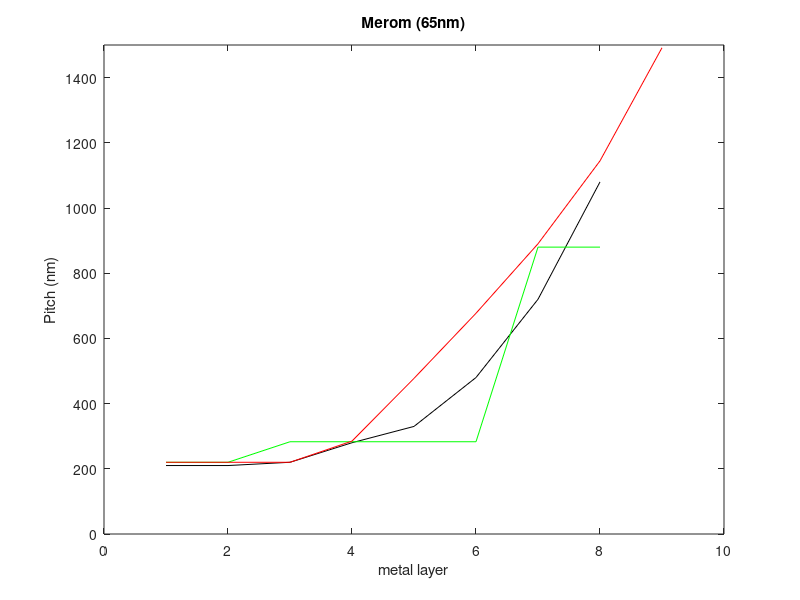

The MATLAB script that drew this image: (Note: this script raises an error after producing the figure.)
%% Merom
intel_merom_pitch = [ 210 210 220 280 330 480 720 1080 ];
intel_merom_thickness = [ 170 190 200 250 300 430 650 975];
intel_merom_ar = [ 1.6 1.8 1.8 1.8 1.8 1.8 1.8 1.8];

deepak_merom_pitch = [ 220 220 283 283 283 283 880 880 ];
my_merom_n2_pitch = [ 220 220 410.5 410.5 740.9 740.9 ];
my_merom_n1_pitch = [ 220 220 267.4 541.6 740.9 ];
my_merom_n1_e03 = [ 220.0000	220.0000	220.0000	273.9328	483.7781	740.9495 ];
my_merom_n1_dyneff = [ 220.0000	220.0000	220.0000	267.3597	524.3668	746.8653 ];

my_merom_tdwithrep = [ 220.0000  220.0000  220.0000  230.1247  377.1137 ];
my_merom_tdwlarep2 = [ 220.0000  220.0000  220.0000  220.0000  255.7531  471.6866];
my_merom_sbbest = [0.2200    0.2200    0.2200    0.2850    0.4774    0.6771    0.8903    1.1446    1.4916] * 1e3;

% figure(1)
% clf
% plot(intel_merom_pitch,'k')
% hold on
% plot(deepak_merom_pitch,'r')
% plot(my_merom_n2_pitch,'b')
% plot(my_merom_n1_pitch,'g')
% plot(my_merom_n1_e03,'color',[0.7 0.3 0.7])
% plot(my_merom_n1_dyneff,'color',[0.3 0.7 1])
% xlabel('metal layer')
% ylabel('Pitch (nm)')
% fixfigs(1,3,14,12)

figure(7)
clf
plot(intel_merom_pitch,'k')
hold on
plot(deepak_merom_pitch,'g')
plot(my_merom_sbbest,'r')
ylim([0 1500])
xlabel('metal layer')
ylabel('Pitch (nm)')
title('Merom (65nm)')
fixfigs(7,3,14,12)

%% Penryn (45nm)
intel_penryn_pitch = [160 160 160 250 280 360 560 810 30500];
my_penryn_pitch = [160.0000  160.0000  160.0000  160.0000  160.0000  160.0000  172.1319  326.4828];
my_penryn_sbbest = [160.0000  160.0000  160.0000  160.0000  215.4635  328.8653  446.2047  572.0492  724.5117  933.4803];

figure(8)
clf
plot(intel_penryn_pitch,'k')
hold on
plot(my_penryn_sbbest,'r')
ylim([0 1000])
xlabel('metal layer')
ylabel('Pitch (nm)')
title('Penryn (45nm)')
fixfigs(8,3,14,12)


%% Sandy bridge
intel_sb_pitch = [ 112.5	112.5	112.5	168.8	225	337.6	450.1	566.5	19400 ];
intel_sb_thickness = [ 95 95 95 151 204 303 388 504 8000 2.55e4 ];
intel_sb_ar = [ 1.7 1.7 1.7 1.8 1.8 1.8 1.7 1.8 1.5 ];
my_sb_n2_pitch = [ 112.5	112.5	199.3	199.3	420	420	718.2	718.2 ];
my_sb_n1_pitch = [ 112.5	112.5	131.4947	247.3285	374.1441	540.3985	718.2076 ];
my_sb_n1_e03 = [ 112.5000	112.5000	112.5000	155.0817	252.8671	357.0507	480.4285	712.0960	712.7645 ];
my_sb_n1_dyneff = [ 112.5000	112.5000	112.5000	148.2061	265.4723	394.7707	577.4500	718.2076 ];

my_sb_tdwithrep = [ 112.5000  112.5000  112.5000  119.2457  232.3208  314.6503  397.2216];
my_sb_tdwlarep2 = [ 112.5000  112.5000  112.5000  112.5000  121.0211  232.5093 ];
my_sb_tdwlarep2best = [112.5000  112.5000  112.5000  112.5000  208.8135  311.7498  421.1808  550.4639  735.2589];

% figure(2)
% clf
% plot(intel_sb_pitch,'k')
% hold on
% plot(my_sb_n2_pitch,'b')
% plot(my_sb_n1_pitch,'g')
% plot(my_sb_n1_e03,'color',[0.7 0.3 0.7])
% plot(my_sb_n1_dyneff,'color',[0.3 0.7 1])
% xlabel('metal layer')
% ylabel('Pitch (nm)')
% ylim([0 1.1*max(my_sb_n2_pitch)])
% fixfigs(2,3,14,12)

figure(9)
clf
plot(intel_sb_pitch,'k')
hold on
plot(my_sb_tdwithrep,'b')
plot(my_sb_tdwlarep2best,'r')
xlabel('metal layer')
ylabel('Pitch (nm)')
ylim([0 1.1*max(my_sb_n2_pitch)])
title('Sandy Bridge (32nm)')
fixfigs(9,3,14,12)

%% Intel Ivy bridge

intel_ib_pitch =[	90	80	80	112	160	240	320	360	14000 ];
my_ib_n1_dyneff_pitch = [	90	90	90	115.836	210.5411	322.5414	493.471	];
my_ib_tdwithrep_pitch1 = [ 90.0000   90.0000   90.0000   90.0000   93.0672  164.8177  218.1233  249.1480 ];
my_ib_tdwithrep_pitch2 = [ 90.0000   90.0000   90.0000  112.9949  183.4550  249.1480];
my_ib_tdwlari3 = [90.0000   90.0000   90.0000   90.0000  123.0972  188.4797  257.9700  339.7838  457.6400];
my_ib_sbbest = [0.0900 0.0900 0.0900 0.0900 0.1610 0.2402 0.3196 0.3991 0.4794 0.5611 0.6463 0.7386 0.8447 0.9918 1.2331 ] * 1e3;

figure(10)
clf
plot(intel_ib_pitch,'k')
hold on
plot(my_ib_tdwithrep_pitch2,'b')
%plot(my_ib_tdwlari3,'r')
plot(my_ib_sbbest,'r')
xlabel('metal layer')
ylabel('Pitch (nm)')
ylim([0 1.1*max(my_ib_n1_dyneff_pitch)])
title('Ivy Bridge (22nm)')
fixfigs(10,3,14,12)

%% Num metal layers

intel_nodes = [65 45 32 22];
intel_nodes = [1 2 3 4];
intel_num_metal_layers = [8 9 8 9];
my_num_metal_layers = [6 8 6 9];
my_num_metal_layers_sbbest = [9 10 9 15];

figure(11)
clf
plot(intel_nodes,intel_num_metal_layers,'k')
hold on
plot(intel_nodes,my_num_metal_layers,'r')
plot(intel_nodes,my_num_metal_layers_sbbest,'m')
xlabel('Process node (nm)')
ylabel('Number of metal layers')
set(gca,'xtick',[1 2 3 4])
set(gca,'xticklabel',['65'; '45'; '32'; '22'])
ylim([5 15])
fixfigs(11,3,14,12)


%% Power
intel_nodes = [1 2 3 4];
intel_tdp = [44 55 95 77];
my_core_power = [21.8 24.7 21.74 69.86];
intel_num_cores = [2 2 4 4];
my_power_nomem = my_core_power*intel_num_cores;

figure(12)
clf
plot(intel_tdp,'k')
hold on
plot(intel_nodes,my_power_nomem,'r')
xlabel('Process node (nm)')
ylabel('Power (W)')
set(gca,'xtick',[1 2 3 4])
set(gca,'xticklabel',[65 45 32 22])


